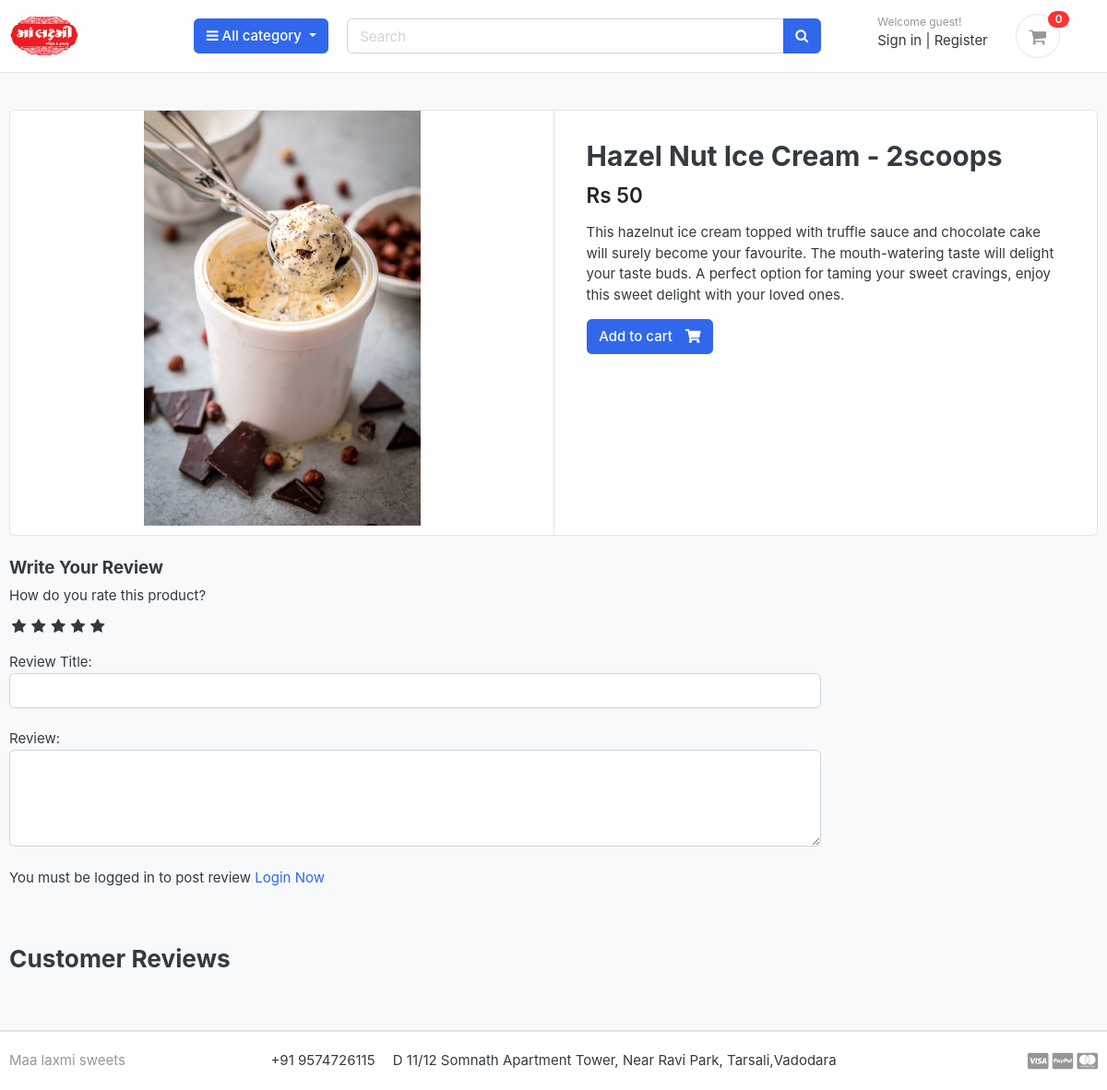
Page /store/category/ice-cream/hazel-nut-ice-cream/ on the committed database.
### store/models.py (models this page shows, shortened)
class Product(models.Model):
    product_name = models.CharField(max_length=200,unique=True)
    slug = models.SlugField(max_length=200,unique=True)
    description = models.TextField(max_length=500,blank=True)
    price = models.IntegerField()
    images = models.ImageField(upload_to='photos/products')
    stock = models.IntegerField()
    is_available = models.BooleanField(default=True)
    category = models.ForeignKey(Category, on_delete=models.CASCADE)
    created_date = models.DateTimeField(auto_now_add=True)
    modified_date = models.DateTimeField(auto_now=True)

### store/views.py (the view)
# urls.py: path('category/<slug:category_slug>/<slug:product_slug>/',views.product_detail,name='product_detail'),
def product_detail(request, category_slug, product_slug):
    try:
        single_product = Product.objects.get(
            category__slug=category_slug, slug=product_slug)
        in_cart = CartItem.objects.filter(cart__cart_id=_cart_id(
            request), product=single_product).exists()
    except Exception as e:
        raise e
    if request.user.is_authenticated:
        try:
            orderproduct = OrderProduct.objects.filter(user=request.user,product_id=single_product.id).exists()
        except OrderProduct.DoesNotExist:
            orderproduct = None
    else:
        orderproduct = None
    reviews = ReviewRating.objects.filter(product_id=single_product.id,status=True)
    context = {
        'single_product': single_product,
        'in_cart': in_cart,
        'orderproduct':orderproduct,
        'reviews':reviews,
    }
    return render(request, 'store/product_detail.html', context)

### carts/context_processors.py (called while the page is built)
def counter(request):
    cart_count = 0
    if 'admin' in request.path:
        return {}
    else:
        try:
            cart = Cart.objects.filter(cart_id=_cart_id(request))
            if request.user.is_authenticated:
                cart_items = CartItem.objects.all().filter(user=request.user)
            else:
                cart_items = CartItem.objects.all().filter(cart=cart[:1])
            for cart_item in cart_items:
                cart_count += cart_item.quantity
        except Cart.DoesNotExist:
            cart_count = 0
    return dict(cart_count=cart_count)

### carts/views.py (called while the page is built)
def _cart_id(request):
    cart = request.session.session_key
    if not cart:
        cart = request.session.create()
    return cart

### category/context_processors.py (called while the page is built)
def menu_links(request):
    links = Category.objects.all()
    return dict(links=links)

### category/models.py (called while the page is built)
    def get_url(self):
        return reverse('products_by_category',args=[self.slug])

### templates/store/product_detail.html (shortened to what this page needs)
 {% extends 'base.html' %}
 {% load static %}
 {% block content %}
<section class="section-content padding-y bg">
    <div class="container">
    <div class="card">
        <div class="row no-gutters">
            <aside class="col-md-6">
    <article class="gallery-wrap">
        <div class="img-big-wrap">
           <a href="#"><img src="{{single_product.images.url}}"></a>
        </div>
    </article>
            </aside>
            <main class="col-md-6 border-left">
    <article class="content-body">
    <h2 class="title">{{single_product.product_name}}</h2>
    <div class="mb-3">
        <var class="price h4">Rs {{single_product.price}}</var>
    </div>
    <p>{{single_product.description}}</p>
        {% if single_product.stock <= 0 %}
        <h5 class="text-danger">Out Of Stock</h5>
        {% else %}
        {% if in_cart %}
        <a href="#" class="btn  btn-success"> <span class="text">Added to Cart</span> <i class="fas fa-check"></i>  </a>
        <a href="{% url 'cart' %}" class="btn  btn-outline-primary"> <span class="text">View Cart</span> <i class="fas fa-eye"></i>  </a>
        {% else %}
        <a href="{% url 'add_cart' single_product.id %}" class="btn  btn-primary"> <span class="text">Add to cart</span> <i class="fas fa-shopping-cart"></i>  </a>
        {% endif %}
        {% endif %}
    </article>
            </main>
        </div>
    </div>
    <br>
    <div class="row">
                <div class="col-md-9">
        <form action="{% url 'submit_review' single_product.id %}" method="POST">
          <h5>
            Write Your Review
          </h5>
            <div>
              <label>How do you rate this product? </label>
              <br>
              <div class="rate">
                <input type="radio" name="rating" id="rating10" value="5" required /><label for="rating10" title="5"></label>
                <input type="radio" name="rating" id="rating8" value="4" required /><label for="rating8" title="4"></label>
                <input type="radio" name="rating" id="rating6" value="3" required /><label for="rating6" title="3"></label>
                <input type="radio" name="rating" id="rating4" value="2" required /><label for="rating4" title="2"></label>
                <input type="radio" name="rating" id="rating2" value="1" required /><label for="rating2" title="1"></label>
              </div>
              <br>
              Review Title:
              <input type="text" class="form-control" name="subject">
              <br>
              Review:
              <textarea name="review" rows="4" class="form-control"></textarea>
              <br>
              {% if user.is_authenticated %}
              {% if orderproduct %}
              <input type="submit" value="Submit Review" class="btn btn-primary" >
              {% else %}
              <p>You must purchase to post review </p>
              {% endif %}
              {% else %}
              <p>You must be logged in to post review <span><a href="{% url 'login' %}">Login Now</a></span></p>
              {% endif %}
            </div>
            <br>
        </form>
        <br>
        <header class="section-heading">
          <h3>Customer Reviews </h3>
      </header>
        </div>
    </div>
    </div>
    </section>
 {% endblock %}

### static/css/custom.css (style rules this page uses)
.rate { display: inline-block;; border: 0; }
.rate > label { float: right; }
.rate > label:before { display: inline-block; font-size: 1.1rem; font-family: FontAwesome; content: "\f005"; margin:0; padding:0.3rem .2rem; cursor: pointer; }

### static/css/ui.css (style rules this page uses)
html { font-family: "Inter", sans-serif; font-size: 15px; }
.content-body { flex: 1 1 auto; padding: 2rem 2.3rem; }
.padding-y { padding-top: 40px; padding-bottom: 40px; }
var { font-style: normal; }
article:after, .form-group:after { display: block; clear: both; content: ""; }
.bg { background-color: #f8f9fa; }
.section-heading { margin-bottom: 20px; margin-top: 15px; }
p:last-child { margin-bottom: 0; }
.btn .text + i { margin-left: 10px; }
.price { font-weight: 600; color: #212529; }
.gallery-wrap .img-big-wrap { margin-bottom: 10px; border-radius: 0.37rem; overflow: hidden; background-color: #fff; }
.gallery-wrap .img-big-wrap a { text-align: center; display: block; }
.gallery-wrap .img-big-wrap img { height: 450px; width: auto; display: inline-block; }

### rows in the picture
Product: images (picture), product_name "Hazel Nut Ice Cream - 2scoops", price "50", description "This hazelnut ice cream topped with truffle sauce and chocolate cake will surely become your favourite. The mouth-watering taste will delight your taste buds. A perfect option for taming your sweet cravings, enjoy this sweet delight with your loved ones."

### other values in the picture
{{ cart_count }} "0"
